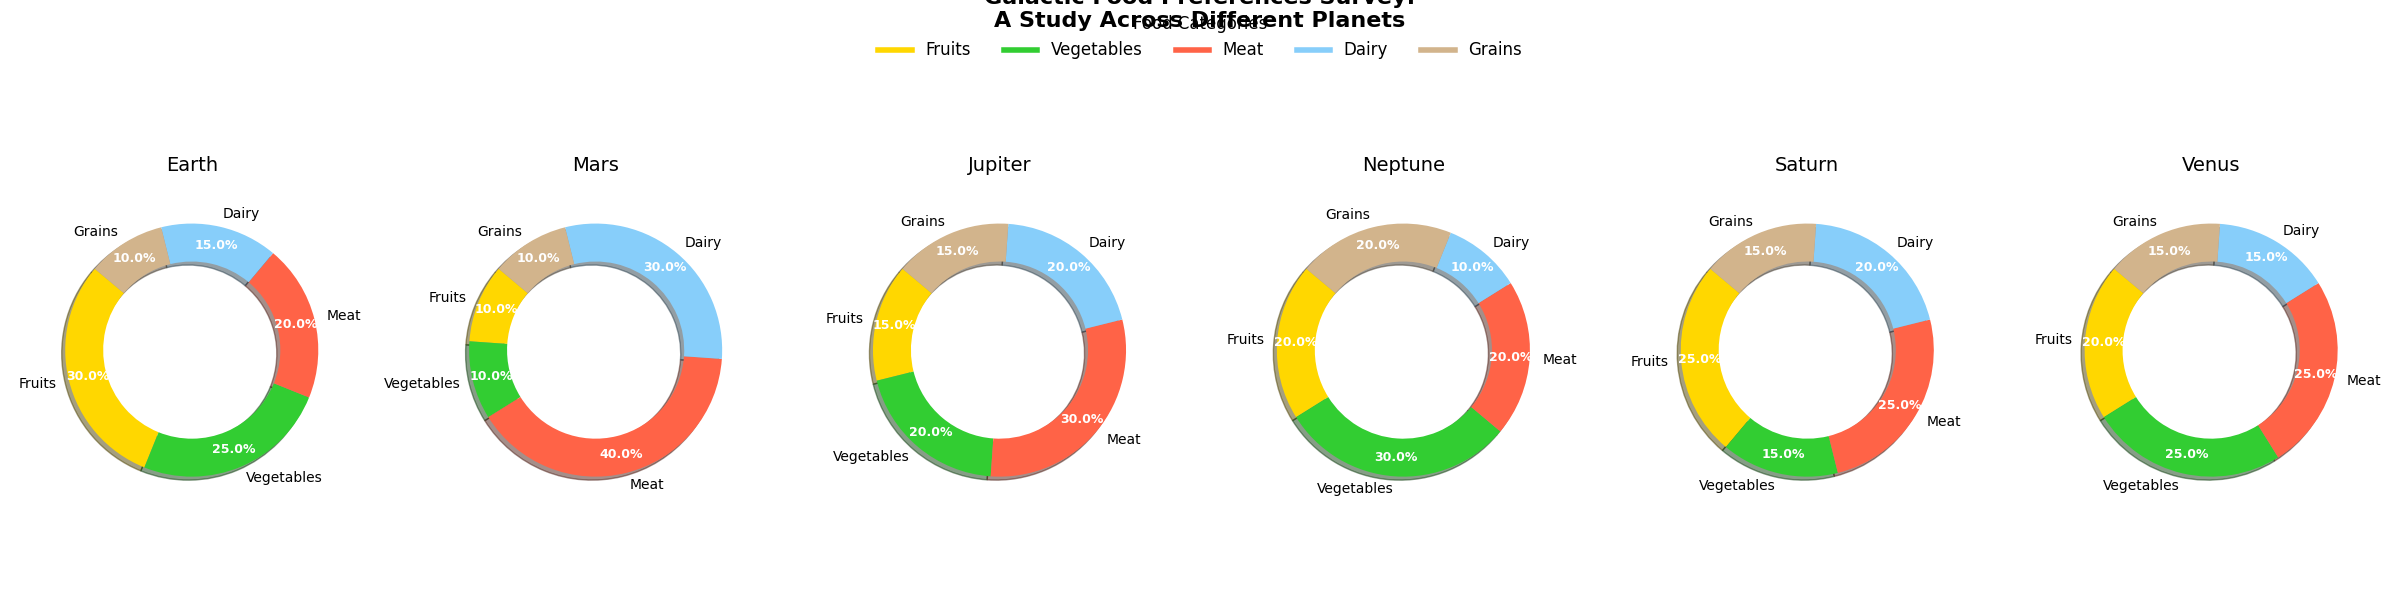

Recreate this plot in Python.
import matplotlib.pyplot as plt
import numpy as np

planets = ['Earth', 'Mars', 'Jupiter', 'Neptune', 'Saturn', 'Venus']
food_categories = ['Fruits', 'Vegetables', 'Meat', 'Dairy', 'Grains']
preferences = [
    [30, 25, 20, 15, 10],
    [10, 10, 40, 30, 10],
    [15, 20, 30, 20, 15],
    [20, 30, 20, 10, 20],
    [25, 15, 25, 20, 15],
    [20, 25, 25, 15, 15],
]
colors = ['#FFD700', '#32CD32', '#FF6347', '#87CEFA', '#D2B48C']

fig, axes = plt.subplots(1, 6, figsize=(24, 6), subplot_kw=dict(aspect="equal"))
fig.suptitle('Galactic Food Preferences Survey:\nA Study Across Different Planets', fontsize=16, fontweight='bold', y=1.02)

for i, ax in enumerate(axes.flat):
    wedges, texts, autotexts = ax.pie(
        preferences[i], labels=food_categories, autopct='%1.1f%%',
        startangle=140, colors=colors, pctdistance=0.85,
        wedgeprops=dict(width=0.3), shadow=True  # Corrected for donut shape
    )

    for text in texts:
        text.set_fontsize(10)
        text.set_color('black')

    for autotext in autotexts:
        autotext.set_color('white')
        autotext.set_fontsize(9)
        autotext.set_weight('bold')

    ax.set_title(planets[i], fontsize=14, pad=15)

handles = [plt.Line2D([0], [0], color=colors[k], lw=4) for k in range(len(food_categories))]
fig.legend(handles, food_categories, loc='upper center', ncol=5, frameon=False, fontsize=12, title='Food Categories', title_fontsize=12)

plt.tight_layout(rect=[0, 0, 1, 0.93])
plt.show()
